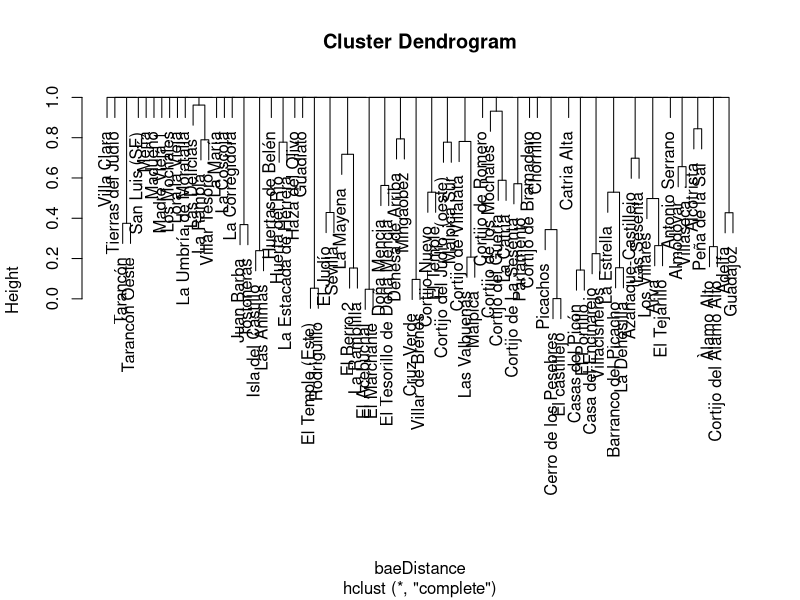

Generate this figure with R: (Note: this script raises an error after producing the figure.)
####Calculating BAETICA DATA#####

library(stats)
foo = read.csv("bae.csv")
library(dplyr, warn.conflicts = FALSE)
#install.packages('dplyr', dependencies = TRUE) to install dependencies included
#install.packages('/home/mcotsar/Downloads/dplyr_0.7.4.tar.gz', repos=NULL, type='source') to install from exterior
library(reshape2)
#baeMatrix = acast(foo, id ~ site, value.var= "code")
#baeMatrix = acast(foo, site ~ site, value.var="code")
baeMatrix = acast(foo, site ~ code)
library(vegan)
baeDistance = vegdist(baeMatrix, method="horn")
#baeDistance = vegdist(baeMatrix, method= "horn", na.rm= TRUE) na.rm when data is missing. Read ?vedist
baeDistance
hclust(baeDistance)
plot(hclust(baeDistance))

##plot matrix

library(reshape)
roo <- melt(as.matrix(baeDistance))
ggplot(roo, aes(x=X1, y=X2, fill=value, label=round(value, 2))) + geom_raster() + geom_text() #always use X1, X2

#print the results
pdf('resultadosnew.pdf', width=15, height=8)    
plot(hclust(baeDistance))
dev.off()
